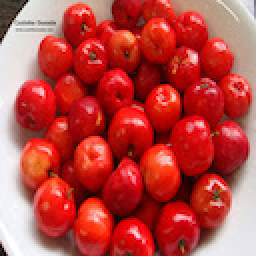
#> input picture test/acerolas/1.jpg, 128 x 128 px, found by its file name (shown 2 times larger)
$ python resizing_images.py
#> lines starting #> are read from the running program, lines starting #| are printed output that depends on the picture
#!/usr/bin/env python3
# -*- coding: utf-8 -*-
"""
Created on Sun Apr 17 03:31:35 2022

@author: vijaykrishna
"""


import numpy as np
import pandas as pd
import cv2


#Loading the grey banana image
Grey_fruit = cv2.imread('/Users/vijaykrishna/FIDS30/acerolas/1.jpg')
#> Grey_fruit is the input picture: shape (128, 128, 3); mean B, G, R 66.8, 71.5, 186.7
#printing the original dimensions of the image
print("Original dimensions of banana image: ", Grey_fruit.shape)
#| Original dimensions of banana image:  (128, 128, 3)
std_height = 261
height = Grey_fruit.shape[0]
#> height = 128
width = Grey_fruit.shape[1]
#> width = 128

#let us give the resize function

def width_div9(height, width):
#> called with height = 128, width = 128
    print("Original Height :", height)
#| Original Height : 128
    print("Original width :", width)
#| Original width : 128
    aspect_ratio = round(height/width)
#> aspect_ratio = 1
    new_fruit_height = aspect_ratio * 261
#> new_fruit_height = 261
    print("Setting the Height fixed to :" , new_fruit_height)
#| Setting the Height fixed to : 261


    return round(new_fruit_height)

#function for dividing by 9
def dimension_div9(dimensions_value):
    remainder = dimensions_value % 9
    if remainder == 0:
        dimensions_value = dimensions_value
#dividing by 9
    else:
        dimensions_value = dimensions_value + (9-remainder)

    return dimensions_value

#setting the width to be divisible by 9
new_fruit_width = width_div9(height,width)
#> new_fruit_width = 261
new_height = std_height
#setting appropriate values to be divisible by 9
print("New Dimension divisible by 9 :" , new_height, new_fruit_width)
#| New Dimension divisible by 9 : 261 261
Grey_fruitG = cv2.cvtColor(Grey_fruit, cv2.COLOR_BGR2GRAY)
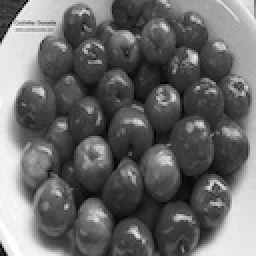
#> Grey_fruitG: shape (128, 128) (shown 2 times larger); min 1, max 255, mean 105.4
image_resized = cv2.resize(Grey_fruitG, dsize = (new_height, new_fruit_width))
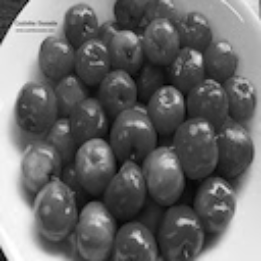
#> image_resized: shape (261, 261); min 2, max 255, mean 105.3
cv2.imwrite('/Users/vijaykrishna/ML mini/acerolas1.jpg', image_resized)

$ run again, with test/acerolas/2.jpg copied over test/acerolas/1.jpg
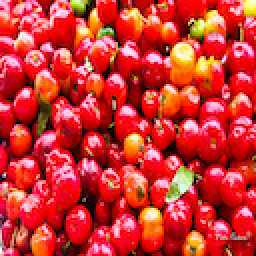
#> input picture test/acerolas/2.jpg, 128 x 128 px, found by its file name (shown 2 times larger)
#> Grey_fruit is the input picture: shape (128, 128, 3); mean B, G, R 50.9, 54.8, 203.9
#| Original dimensions of banana image:  (128, 128, 3)
#| Original Height : 128
#| Original width : 128
#| Setting the Height fixed to : 261
#| New Dimension divisible by 9 : 261 261
#> `Grey_fruitG = cv2.cvtColor(Grey_fruit, cv2.COLOR_BGR2GRAY)`:
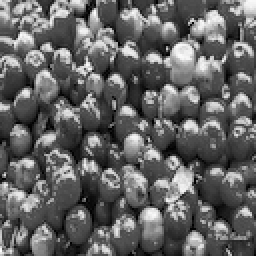
#> Grey_fruitG: shape (128, 128) (shown 2 times larger); min 0, max 253, mean 98.9
#> `image_resized = cv2.resize(Grey_fruitG, dsize = (new_height, new_fruit..`:
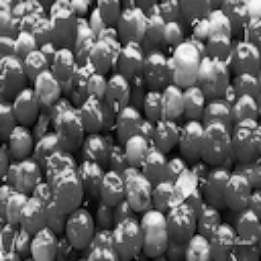
#> image_resized: shape (261, 261); min 1, max 251, mean 98.8

$ run again, with test/acerolas/3.jpg copied over test/acerolas/1.jpg
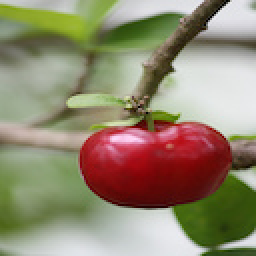
#> input picture test/acerolas/3.jpg, 128 x 128 px, found by its file name (shown 2 times larger)
#> Grey_fruit is the input picture: shape (128, 128, 3); mean B, G, R 112.4, 137, 146.7
#| Original dimensions of banana image:  (128, 128, 3)
#| Original Height : 128
#| Original width : 128
#| Setting the Height fixed to : 261
#| New Dimension divisible by 9 : 261 261
#> `Grey_fruitG = cv2.cvtColor(Grey_fruit, cv2.COLOR_BGR2GRAY)`:
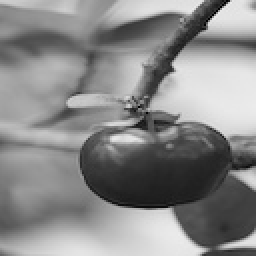
#> Grey_fruitG: shape (128, 128) (shown 2 times larger); min 0, max 237, mean 137.1

$ run again, with test/acerolas/4.jpg copied over test/acerolas/1.jpg
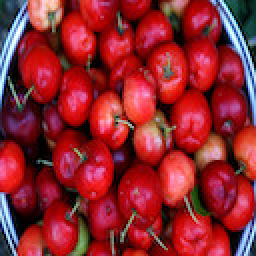
#> input picture test/acerolas/4.jpg, 128 x 128 px, found by its file name (shown 2 times larger)
#> Grey_fruit is the input picture: shape (128, 128, 3); mean B, G, R 47.4, 39.5, 143.7
#| Original dimensions of banana image:  (128, 128, 3)
#| Original Height : 128
#| Original width : 128
#| Setting the Height fixed to : 261
#| New Dimension divisible by 9 : 261 261
#> `Grey_fruitG = cv2.cvtColor(Grey_fruit, cv2.COLOR_BGR2GRAY)`:
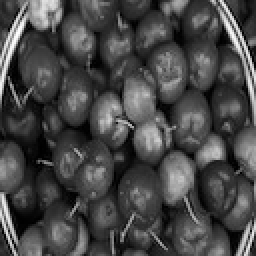
#> Grey_fruitG: shape (128, 128) (shown 2 times larger); min 0, max 253, mean 71.5
#> `image_resized = cv2.resize(Grey_fruitG, dsize = (new_height, new_fruit..`:
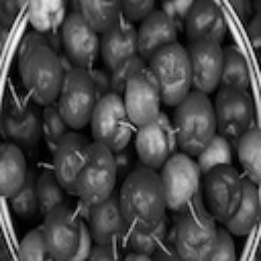
#> image_resized: shape (261, 261); min 0, max 251, mean 71.4
